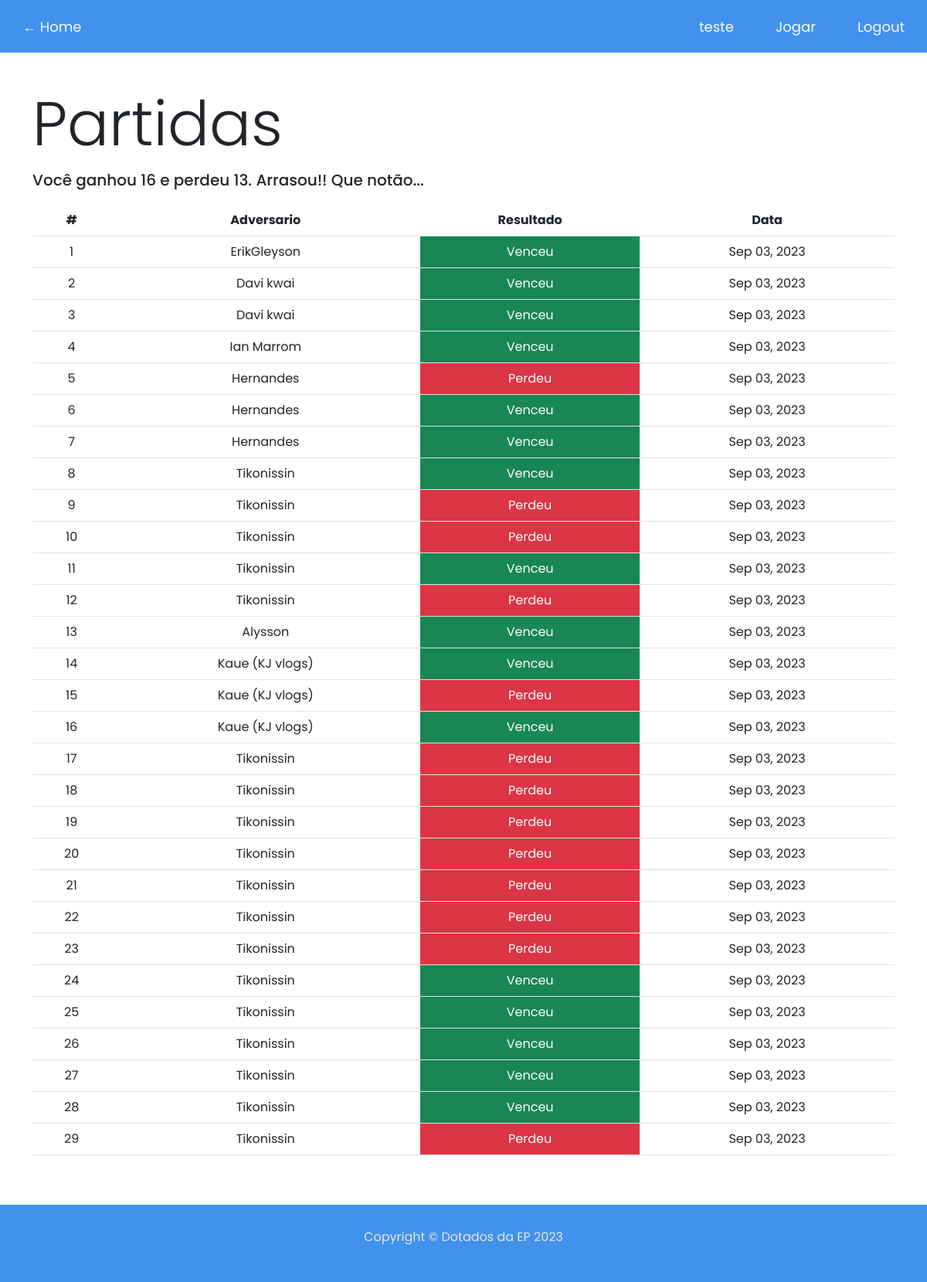
Page /partidas (signed in) on the committed database.
### tables this page shows
CREATE TABLE history (
id INTEGER PRIMARY KEY NOT NULL,
username TEXT NOT NULL,
opponent TEXT NOT NULL,
state TEXT NOT NULL,
value INTEGER,
userID INTEGER,
datetime INTEGER,
date INTEGER,
FOREIGN KEY (userID) REFERENCES users(id));

### app.py (the view)
@app.route("/partidas")
def partidas():
    if not session:
        flash("Você tem que logar")
        return redirect("/")
    query = db.select(history.c['opponent'], history.c['state'], history.c['datetime']).where(history.c['userID'] == session["user_id"])
    userQuery = connection.execute(query).fetchall()
    wins, loses = qtdVitoriasDerrotas()
    return render_template("partidas.html", partidas=userQuery, inPartidas=True, qtdVitorias=wins, qtdPerdas=loses)

### app.py (called while the page is built)
@app.template_filter('strftime')
def _jinja2_filter_datetime(date, fmt=None):
    date = parser.parse(date)
    native = date.replace(tzinfo=None)
    format='%b %d, %Y'
    return native.strftime(format)

def qtdVitoriasDerrotas():
    wins = loses = 0
    query = db.select(history.c['state']).where(history.c['userID'] == session["user_id"])
    userQuery = connection.execute(query).fetchall()
    for i in userQuery:
        if i[0] == "won":
            wins += 1
        elif i[0] == "lost":
            loses += 1
    return wins, loses

### templates/partidas.html (shortened to what this page needs)
{% extends "layout.html" %}
{% block body %}
<div class="container py-5 text-center">
    <h1 style="text-align: left; padding-bottom: 5px" class="display-1">Partidas</h1>
    <h5 style="text-align: left; margin-bottom: 20px;">Você ganhou {{ qtdVitorias }} e perdeu {{ qtdPerdas }}.
        {% if qtdVitorias > qtdPerdas %}
        Arrasou!! Que notão...
        {% endif %}
    </h5>
    <table class="table">
        <thead class="thead-dark">
            <th scope="col">#</th>
            <th scope="col">Adversario</th>
            <th scope="col">Resultado</th>
            <th scope="col">Data</th>
        </thead>
        <tbody>
            {% for item in partidas %}
            <tr>
                <td>{{ loop.index }}</td>
                <td>{{ item.opponent }}</td>
                {% if item.state == "won" %}
                <td class="bg-success" style="color: white;">
                    Venceu
                </td>
                {% else %}
                <td class="bg-danger"  style="color: white;">
                    Perdeu
                </td>
                {% endif %}
                <td>{{ item.datetime | strftime }}</td>
            </tr>
            {% endfor %}
        </tbody>
    </table>
</div>
{% endblock %}

### static/style.css (style rules this page uses)
* { font-family: 'Poppins', sans-serif; margin: 0; }
body[data-theme="claro"] { --color-1: #0EC460; --color-2: #4092ED; --color-3: #ED9B40; --color-4: #0A0908; --color-5: #22333B; --color-6: #F9FAF8; --color-7: #E5E7EB; --color-8: white; }

### rows in the picture
history: opponent "ErikGleyson", state "Venceu", datetime|strftime "Sep 03, 2023"
history: opponent "Davi kwai", state "Venceu", datetime|strftime "Sep 03, 2023"
history: opponent "Davi kwai", state "Venceu", datetime|strftime "Sep 03, 2023"
history: opponent "Ian Marrom", state "Venceu", datetime|strftime "Sep 03, 2023"
history: opponent "Hernandes", state "Perdeu", datetime|strftime "Sep 03, 2023"
history: opponent "Hernandes", state "Venceu", datetime|strftime "Sep 03, 2023"
history: opponent "Hernandes", state "Venceu", datetime|strftime "Sep 03, 2023"
history: opponent "Tikonissin", state "Venceu", datetime|strftime "Sep 03, 2023"
history: opponent "Tikonissin", state "Perdeu", datetime|strftime "Sep 03, 2023"
history: opponent "Tikonissin", state "Perdeu", datetime|strftime "Sep 03, 2023"
history: opponent "Tikonissin", state "Venceu", datetime|strftime "Sep 03, 2023"
history: opponent "Tikonissin", state "Perdeu", datetime|strftime "Sep 03, 2023"
history: opponent "Alysson", state "Venceu", datetime|strftime "Sep 03, 2023"
history: opponent "Kaue (KJ vlogs)", state "Venceu", datetime|strftime "Sep 03, 2023"
history: opponent "Kaue (KJ vlogs)", state "Perdeu", datetime|strftime "Sep 03, 2023"
history: opponent "Kaue (KJ vlogs)", state "Venceu", datetime|strftime "Sep 03, 2023"
history: opponent "Tikonissin", state "Perdeu", datetime|strftime "Sep 03, 2023"
history: opponent "Tikonissin", state "Perdeu", datetime|strftime "Sep 03, 2023"
history: opponent "Tikonissin", state "Perdeu", datetime|strftime "Sep 03, 2023"
history: opponent "Tikonissin", state "Perdeu", datetime|strftime "Sep 03, 2023"
history: opponent "Tikonissin", state "Perdeu", datetime|strftime "Sep 03, 2023"
history: opponent "Tikonissin", state "Perdeu", datetime|strftime "Sep 03, 2023"
history: opponent "Tikonissin", state "Perdeu", datetime|strftime "Sep 03, 2023"
history: opponent "Tikonissin", state "Venceu", datetime|strftime "Sep 03, 2023"
history: opponent "Tikonissin", state "Venceu", datetime|strftime "Sep 03, 2023"
history: opponent "Tikonissin", state "Venceu", datetime|strftime "Sep 03, 2023"
history: opponent "Tikonissin", state "Venceu", datetime|strftime "Sep 03, 2023"
history: opponent "Tikonissin", state "Venceu", datetime|strftime "Sep 03, 2023"
history: opponent "Tikonissin", state "Perdeu", datetime|strftime "Sep 03, 2023"

### other values in the picture
{{ session["username"] }} "teste"
{{ qtdVitorias }} "16"
{{ qtdPerdas }} "13"
